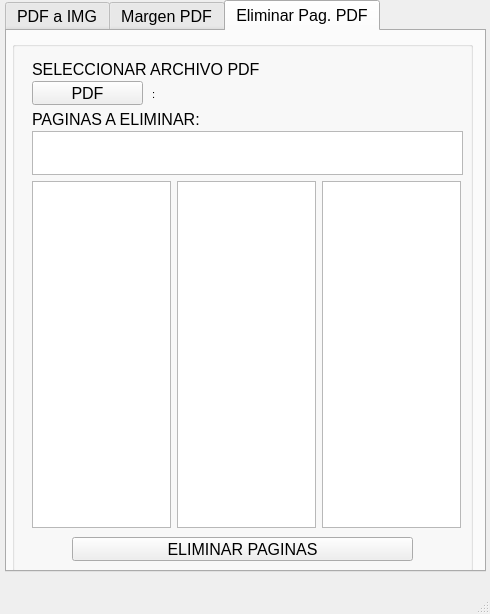
<?xml version="1.0" encoding="UTF-8"?>
<ui version="4.0">
 <class>MainWindow</class>
 <widget class="QMainWindow" name="MainWindow">
  <property name="geometry">
   <rect>
    <x>0</x>
    <y>0</y>
    <width>490</width>
    <height>614</height>
   </rect>
  </property>
  <property name="windowTitle">
   <string>MainWindow</string>
  </property>
  <widget class="QWidget" name="centralwidget">
   <widget class="QTabWidget" name="tabWidget">
    <property name="geometry">
     <rect>
      <x>5</x>
      <y>0</y>
      <width>481</width>
      <height>572</height>
     </rect>
    </property>
    <property name="font">
     <font>
      <family>Arial</family>
      <pointsize>12</pointsize>
     </font>
    </property>
    <property name="currentIndex">
     <number>2</number>
    </property>
    <widget class="QWidget" name="tab">
     <attribute name="title">
      <string>PDF a IMG</string>
     </attribute>
     <widget class="QGroupBox" name="groupBox">
      <property name="geometry">
       <rect>
        <x>5</x>
        <y>10</y>
        <width>465</width>
        <height>203</height>
       </rect>
      </property>
      <property name="title">
       <string/>
      </property>
      <widget class="QPushButton" name="button_Select_PDF_PDFAIMG">
       <property name="geometry">
        <rect>
         <x>20</x>
         <y>40</y>
         <width>111</width>
         <height>24</height>
        </rect>
       </property>
       <property name="text">
        <string>PDF</string>
       </property>
      </widget>
      <widget class="QLabel" name="label">
       <property name="geometry">
        <rect>
         <x>20</x>
         <y>20</y>
         <width>231</width>
         <height>16</height>
        </rect>
       </property>
       <property name="text">
        <string>SELECCIONAR ARCHIVO PDF</string>
       </property>
      </widget>
      <widget class="QLabel" name="label_2">
       <property name="geometry">
        <rect>
         <x>20</x>
         <y>90</y>
         <width>231</width>
         <height>16</height>
        </rect>
       </property>
       <property name="text">
        <string>CARPETA DE SALIDA</string>
       </property>
      </widget>
      <widget class="QPushButton" name="button_Select_CARPETA_PDFAIMG">
       <property name="geometry">
        <rect>
         <x>20</x>
         <y>110</y>
         <width>111</width>
         <height>24</height>
        </rect>
       </property>
       <property name="text">
        <string>CARPETA</string>
       </property>
      </widget>
      <widget class="QPushButton" name="button_PROCESAR_PDFAIMG">
       <property name="geometry">
        <rect>
         <x>60</x>
         <y>155</y>
         <width>341</width>
         <height>24</height>
        </rect>
       </property>
       <property name="text">
        <string>PDF A IMAGEN</string>
       </property>
      </widget>
      <widget class="QLabel" name="label_path_PDF_PDFAIMG">
       <property name="geometry">
        <rect>
         <x>140</x>
         <y>45</y>
         <width>318</width>
         <height>16</height>
        </rect>
       </property>
       <property name="font">
        <font>
         <family>Arial</family>
         <pointsize>8</pointsize>
        </font>
       </property>
       <property name="text">
        <string>:</string>
       </property>
      </widget>
      <widget class="QLabel" name="label_path_CARPETA_PDFAIMG">
       <property name="geometry">
        <rect>
         <x>140</x>
         <y>114</y>
         <width>318</width>
         <height>16</height>
        </rect>
       </property>
       <property name="font">
        <font>
         <family>Arial</family>
         <pointsize>8</pointsize>
        </font>
       </property>
       <property name="text">
        <string>:</string>
       </property>
      </widget>
     </widget>
    </widget>
    <widget class="QWidget" name="tab_2">
     <attribute name="title">
      <string>Margen PDF</string>
     </attribute>
     <widget class="QGroupBox" name="groupBox_2">
      <property name="geometry">
       <rect>
        <x>5</x>
        <y>10</y>
        <width>461</width>
        <height>341</height>
       </rect>
      </property>
      <property name="title">
       <string/>
      </property>
      <widget class="QPushButton" name="button_Select_PDF_MARGENPDF">
       <property name="geometry">
        <rect>
         <x>20</x>
         <y>40</y>
         <width>111</width>
         <height>24</height>
        </rect>
       </property>
       <property name="text">
        <string>PDF</string>
       </property>
      </widget>
      <widget class="QLabel" name="label_3">
       <property name="geometry">
        <rect>
         <x>20</x>
         <y>20</y>
         <width>231</width>
         <height>16</height>
        </rect>
       </property>
       <property name="text">
        <string>SELECCIONAR ARCHIVO PDF</string>
       </property>
      </widget>
      <widget class="QSlider" name="horizontalSlider_Margen_Superior_MARGENPDF">
       <property name="geometry">
        <rect>
         <x>20</x>
         <y>110</y>
         <width>421</width>
         <height>22</height>
        </rect>
       </property>
       <property name="orientation">
        <enum>Qt::Horizontal</enum>
       </property>
      </widget>
      <widget class="QSlider" name="horizontalSlider_Margen_Inferior_MARGENPDF">
       <property name="geometry">
        <rect>
         <x>20</x>
         <y>160</y>
         <width>421</width>
         <height>22</height>
        </rect>
       </property>
       <property name="orientation">
        <enum>Qt::Horizontal</enum>
       </property>
      </widget>
      <widget class="QSlider" name="horizontalSlider_Margen_Derecha_MARGENPDF">
       <property name="geometry">
        <rect>
         <x>20</x>
         <y>210</y>
         <width>421</width>
         <height>22</height>
        </rect>
       </property>
       <property name="orientation">
        <enum>Qt::Horizontal</enum>
       </property>
      </widget>
      <widget class="QSlider" name="horizontalSlider_Margen_Izquierda_MARGENPDF">
       <property name="geometry">
        <rect>
         <x>20</x>
         <y>260</y>
         <width>421</width>
         <height>22</height>
        </rect>
       </property>
       <property name="orientation">
        <enum>Qt::Horizontal</enum>
       </property>
      </widget>
      <widget class="QLabel" name="label_4">
       <property name="geometry">
        <rect>
         <x>20</x>
         <y>88</y>
         <width>171</width>
         <height>16</height>
        </rect>
       </property>
       <property name="text">
        <string>MARGEN SUPERIOR</string>
       </property>
      </widget>
      <widget class="QLabel" name="label_5">
       <property name="geometry">
        <rect>
         <x>20</x>
         <y>140</y>
         <width>161</width>
         <height>16</height>
        </rect>
       </property>
       <property name="text">
        <string>MARGEN INFERIOR</string>
       </property>
      </widget>
      <widget class="QLabel" name="label_6">
       <property name="geometry">
        <rect>
         <x>20</x>
         <y>190</y>
         <width>161</width>
         <height>16</height>
        </rect>
       </property>
       <property name="text">
        <string>MARGEN DERECHA</string>
       </property>
      </widget>
      <widget class="QLabel" name="label_7">
       <property name="geometry">
        <rect>
         <x>20</x>
         <y>240</y>
         <width>171</width>
         <height>16</height>
        </rect>
       </property>
       <property name="text">
        <string>MARGEN IZQUIERDA</string>
       </property>
      </widget>
      <widget class="QPushButton" name="button_PROCESAR_MARGENPDF">
       <property name="geometry">
        <rect>
         <x>60</x>
         <y>296</y>
         <width>341</width>
         <height>24</height>
        </rect>
       </property>
       <property name="text">
        <string>CORTAR MARGEN</string>
       </property>
      </widget>
      <widget class="QLabel" name="label_path_PDF_MARGENPDF">
       <property name="geometry">
        <rect>
         <x>140</x>
         <y>45</y>
         <width>318</width>
         <height>16</height>
        </rect>
       </property>
       <property name="font">
        <font>
         <family>Arial</family>
         <pointsize>8</pointsize>
        </font>
       </property>
       <property name="text">
        <string>:</string>
       </property>
      </widget>
      <widget class="QLabel" name="label_num_margen_izquierda_MARGENPDF">
       <property name="geometry">
        <rect>
         <x>400</x>
         <y>240</y>
         <width>51</width>
         <height>20</height>
        </rect>
       </property>
       <property name="text">
        <string>0</string>
       </property>
      </widget>
      <widget class="QLabel" name="label_num_margen_derecha_MARGENPDF">
       <property name="geometry">
        <rect>
         <x>400</x>
         <y>190</y>
         <width>51</width>
         <height>20</height>
        </rect>
       </property>
       <property name="text">
        <string>0</string>
       </property>
      </widget>
      <widget class="QLabel" name="label_num_margen_inferior_MARGENPDF">
       <property name="geometry">
        <rect>
         <x>400</x>
         <y>140</y>
         <width>51</width>
         <height>20</height>
        </rect>
       </property>
       <property name="layoutDirection">
        <enum>Qt::RightToLeft</enum>
       </property>
       <property name="text">
        <string>0</string>
       </property>
      </widget>
      <widget class="QLabel" name="label_num_margen_superior_MARGENPDF">
       <property name="geometry">
        <rect>
         <x>400</x>
         <y>88</y>
         <width>41</width>
         <height>20</height>
        </rect>
       </property>
       <property name="layoutDirection">
        <enum>Qt::LeftToRight</enum>
       </property>
       <property name="text">
        <string>0</string>
       </property>
      </widget>
     </widget>
    </widget>
    <widget class="QWidget" name="tab_3">
     <attribute name="title">
      <string>Eliminar Pag. PDF</string>
     </attribute>
     <widget class="QGroupBox" name="groupBox_3">
      <property name="geometry">
       <rect>
        <x>5</x>
        <y>10</y>
        <width>461</width>
        <height>531</height>
       </rect>
      </property>
      <property name="title">
       <string/>
      </property>
      <widget class="QLabel" name="label_8">
       <property name="geometry">
        <rect>
         <x>20</x>
         <y>20</y>
         <width>231</width>
         <height>16</height>
        </rect>
       </property>
       <property name="text">
        <string>SELECCIONAR ARCHIVO PDF</string>
       </property>
      </widget>
      <widget class="QPushButton" name="button_Select_PDF_ELIMPAGPDF">
       <property name="geometry">
        <rect>
         <x>20</x>
         <y>40</y>
         <width>111</width>
         <height>24</height>
        </rect>
       </property>
       <property name="text">
        <string>PDF</string>
       </property>
      </widget>
      <widget class="QPushButton" name="button_Eliminar_Paginas_ELIMPAGPDF">
       <property name="geometry">
        <rect>
         <x>60</x>
         <y>496</y>
         <width>341</width>
         <height>24</height>
        </rect>
       </property>
       <property name="text">
        <string>ELIMINAR PAGINAS</string>
       </property>
      </widget>
      <widget class="QLabel" name="label_9">
       <property name="geometry">
        <rect>
         <x>20</x>
         <y>70</y>
         <width>171</width>
         <height>16</height>
        </rect>
       </property>
       <property name="text">
        <string>PAGINAS A ELIMINAR: </string>
       </property>
      </widget>
      <widget class="QTextEdit" name="text_pages_delete_ELIMPAGPDF">
       <property name="geometry">
        <rect>
         <x>20</x>
         <y>90</y>
         <width>431</width>
         <height>44</height>
        </rect>
       </property>
       <property name="font">
        <font>
         <family>Arial</family>
         <pointsize>9</pointsize>
         <bold>true</bold>
        </font>
       </property>
      </widget>
      <widget class="QLabel" name="label_path_PDF_ELIMPAGPDF">
       <property name="geometry">
        <rect>
         <x>140</x>
         <y>45</y>
         <width>318</width>
         <height>16</height>
        </rect>
       </property>
       <property name="font">
        <font>
         <family>Arial</family>
         <pointsize>8</pointsize>
        </font>
       </property>
       <property name="text">
        <string>:</string>
       </property>
      </widget>
      <widget class="QListWidget" name="List_0_Paginas_PDF_ELIMPAGPFD">
       <property name="geometry">
        <rect>
         <x>20</x>
         <y>140</y>
         <width>139</width>
         <height>347</height>
        </rect>
       </property>
      </widget>
      <widget class="QListWidget" name="List_1_Paginas_PDF_ELIMPAGPFD">
       <property name="geometry">
        <rect>
         <x>165</x>
         <y>140</y>
         <width>139</width>
         <height>347</height>
        </rect>
       </property>
      </widget>
      <widget class="QListWidget" name="List_2_Paginas_PDF_ELIMPAGPFD">
       <property name="geometry">
        <rect>
         <x>310</x>
         <y>140</y>
         <width>139</width>
         <height>347</height>
        </rect>
       </property>
      </widget>
     </widget>
    </widget>
   </widget>
  </widget>
  <widget class="QMenuBar" name="menubar">
   <property name="geometry">
    <rect>
     <x>0</x>
     <y>0</y>
     <width>490</width>
     <height>22</height>
    </rect>
   </property>
  </widget>
  <widget class="QStatusBar" name="statusbar"/>
 </widget>
 <resources/>
 <connections/>
</ui>
